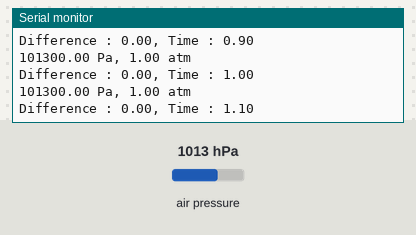
A sketch run on a simulated Arduino Uno, built with avr-gcc and run on an emulated ATmega328P. On the bench: the last lines printed to the serial monitor. The test bench sets the inputs (shaded band); at power-on: air pressure 1013 hPa.

Above: at 1.2 s.
1.3 s: air pressure set to 952 hPa
At 1.31 s:
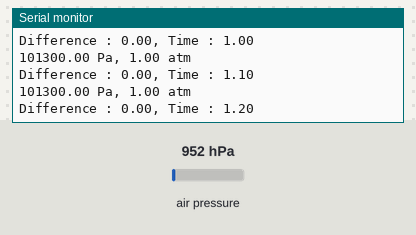
4.3 s: air pressure set to 975 hPa
At 4.35 s:
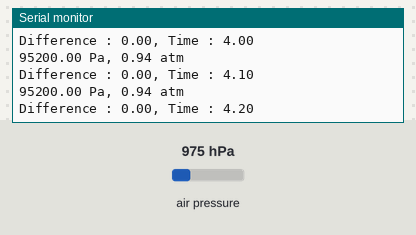
Timing chart, 0 to 7.3 s (numbered marks = the images above; inputs shaded):
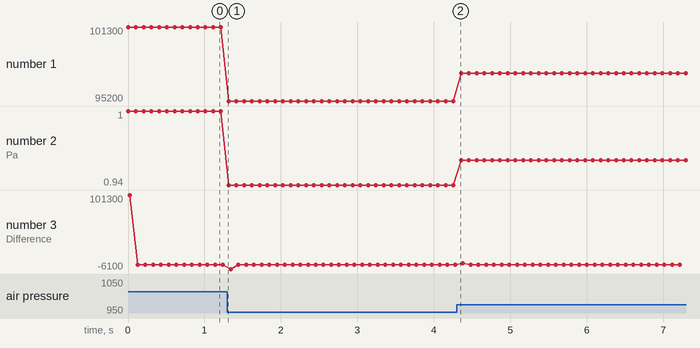

Measured:
- plotted number 1: 101300 → 95200 after the input at 1.3 s
- plotted number 2: 1 → 0.94 after the input at 1.3 s

The sketch:

sketch_may16b.ino
```cpp
#include <Wire.h>
#include <Adafruit_BMP085.h>

Adafruit_BMP085 bmp;
int32_t prev = 0;
double pas, atm;
double DELTA_T = 0.1, time = 0.0;

void setup() {
  Serial.begin(9600);
  if (!bmp.begin()) {
    Serial.println("No sensor");
  }
}

void loop() {
  pas = bmp.readPressure();
  atm = pas/101325.0;
  Serial.print(String(pas) + " Pa, ");
  Serial.println(String(atm) + " atm");
  Serial.print("Difference : " + String(pas - prev));
  Serial.println(", Time : " + String(time));
  prev = pas;
  time += DELTA_T;

  Serial.println();
  delay(DELTA_T * 1000);
}
```
